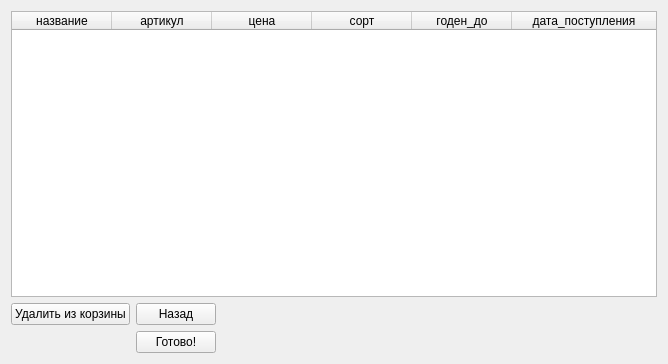
<?xml version="1.0" encoding="UTF-8"?>
<ui version="4.0">
 <class>OrderBuyer</class>
 <widget class="QWidget" name="OrderBuyer">
  <property name="geometry">
   <rect>
    <x>0</x>
    <y>0</y>
    <width>668</width>
    <height>364</height>
   </rect>
  </property>
  <property name="windowTitle">
   <string>Оформление заказа</string>
  </property>
  <layout class="QGridLayout" name="gridLayout">
   <item row="0" column="0" colspan="4">
    <widget class="QTableWidget" name="table">
     <property name="horizontalScrollBarPolicy">
      <enum>Qt::ScrollBarAsNeeded</enum>
     </property>
     <property name="sizeAdjustPolicy">
      <enum>QAbstractScrollArea::AdjustToContents</enum>
     </property>
     <property name="sortingEnabled">
      <bool>true</bool>
     </property>
     <attribute name="horizontalHeaderStretchLastSection">
      <bool>true</bool>
     </attribute>
     <column>
      <property name="text">
       <string>название</string>
      </property>
     </column>
     <column>
      <property name="text">
       <string>артикул</string>
      </property>
     </column>
     <column>
      <property name="text">
       <string>цена</string>
      </property>
     </column>
     <column>
      <property name="text">
       <string>сорт</string>
      </property>
     </column>
     <column>
      <property name="text">
       <string>годен_до</string>
      </property>
     </column>
     <column>
      <property name="text">
       <string>дата_поступления</string>
      </property>
     </column>
    </widget>
   </item>
   <item row="3" column="2">
    <widget class="QPushButton" name="ok">
     <property name="text">
      <string>Готово!</string>
     </property>
    </widget>
   </item>
   <item row="3" column="3">
    <spacer name="horizontalSpacer">
     <property name="orientation">
      <enum>Qt::Horizontal</enum>
     </property>
     <property name="sizeHint" stdset="0">
      <size>
       <width>40</width>
       <height>20</height>
      </size>
     </property>
    </spacer>
   </item>
   <item row="2" column="0" colspan="2">
    <widget class="QPushButton" name="remove">
     <property name="text">
      <string>Удалить из корзины</string>
     </property>
    </widget>
   </item>
   <item row="2" column="2">
    <widget class="QPushButton" name="back">
     <property name="text">
      <string>Назад</string>
     </property>
    </widget>
   </item>
   <item row="2" column="3">
    <spacer name="horizontalSpacer_2">
     <property name="orientation">
      <enum>Qt::Horizontal</enum>
     </property>
     <property name="sizeHint" stdset="0">
      <size>
       <width>40</width>
       <height>20</height>
      </size>
     </property>
    </spacer>
   </item>
  </layout>
 </widget>
 <resources/>
 <connections/>
</ui>
